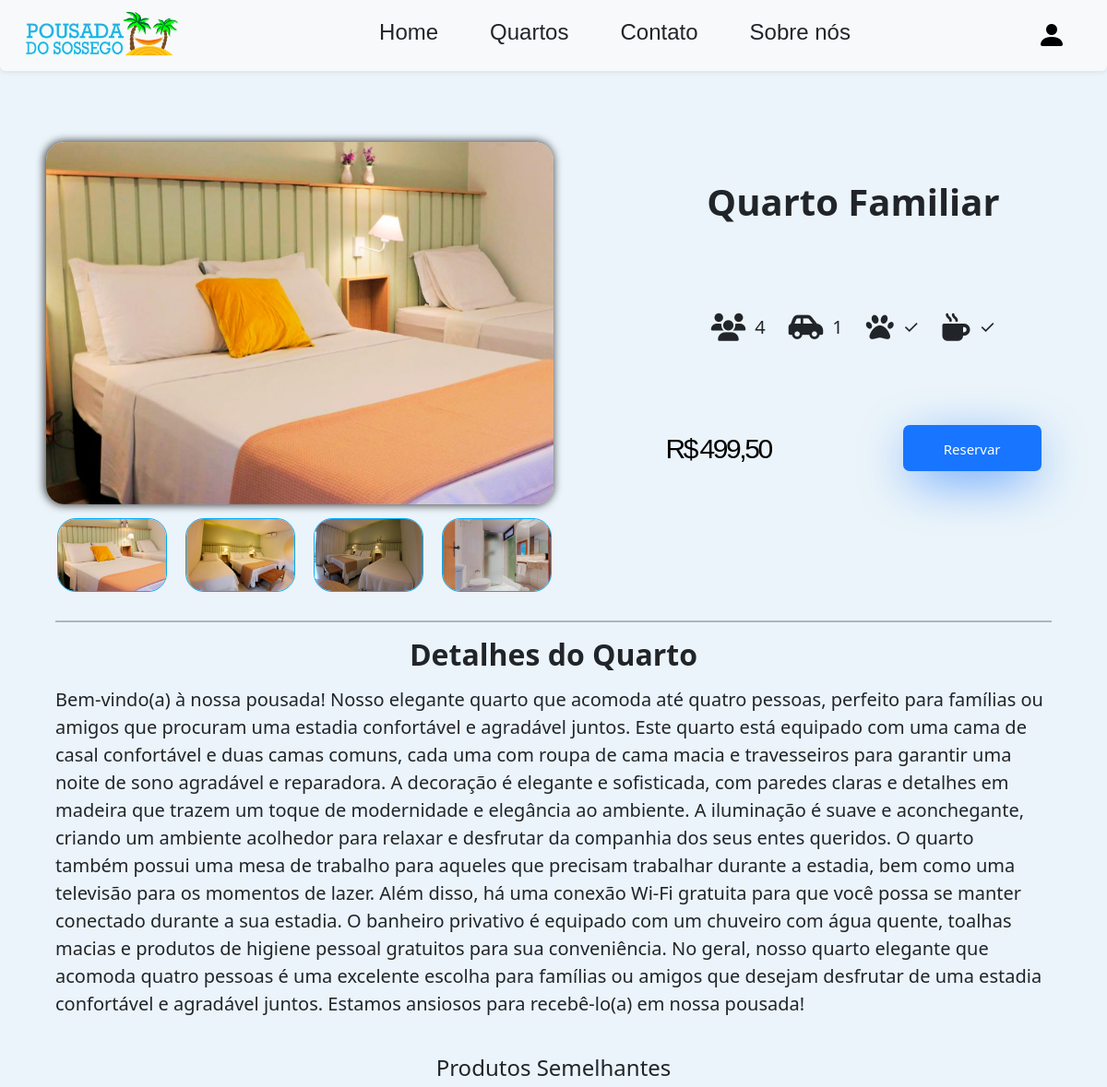
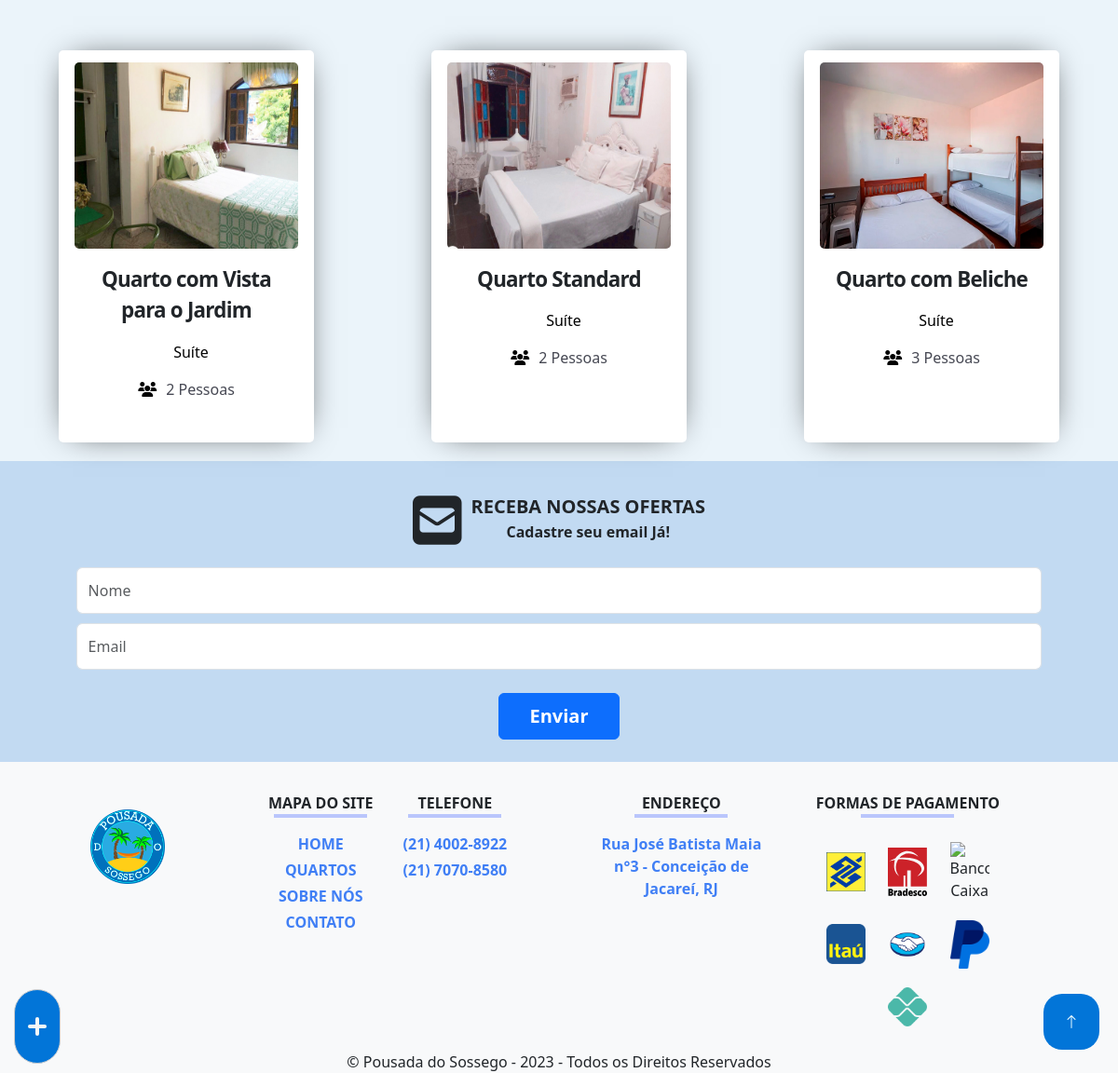
The page /details/index.php?ID=4 on the database its author committed (2 pictures, top to bottom).
### tables this page shows
CREATE TABLE IF NOT EXISTS `imagens` (
  `ID` INT(11) NOT NULL AUTO_INCREMENT,
  `IMAGEM_CAMINHO_1` VARCHAR(100) NOT NULL,
  `IMAGEM_CAMINHO_2` VARCHAR(100) NOT NULL,
  `quartos_ID` INT(11) NOT NULL,
  PRIMARY KEY (`ID`),
  INDEX `fk_imagens_quartos_idx` (`quartos_ID` ASC),
  CONSTRAINT `fk_imagens_quartos`
    FOREIGN KEY (`quartos_ID`)
    REFERENCES `quartos` (`ID`)
    ON DELETE NO ACTION
    ON UPDATE NO ACTION);

CREATE TABLE IF NOT EXISTS `quartos` (
  `ID` INT(11) NOT NULL AUTO_INCREMENT,
  `QUARTO` VARCHAR(45) NOT NULL,
  `DESCRICAO` TEXT NOT NULL,
  `PRECO_DIARIA` DOUBLE(6,2) NOT NULL,
  `QTDE_PESSOAS` INT(11) NOT NULL,
  `DESTAQUE` BIT(1) NOT NULL,
  `ARQUIVAR_EM` DATETIME NULL DEFAULT NULL,
  `status_ID` INT(11) NOT NULL,
  `tipos_ID` INT(11) NOT NULL,
  PRIMARY KEY (`ID`),
  INDEX `fk_quartos_status1_idx` (`status_ID` ASC),
  INDEX `fk_quartos_tipos1_idx` (`tipos_ID` ASC),
  CONSTRAINT `fk_quartos_status1`
    FOREIGN KEY (`status_ID`)
    REFERENCES `status` (`ID`)
    ON DELETE NO ACTION
    ON UPDATE NO ACTION,
  CONSTRAINT `fk_quartos_tipos1`
    FOREIGN KEY (`tipos_ID`)
    REFERENCES `tipos` (`ID`)
    ON DELETE NO ACTION
    ON UPDATE NO ACTION);

CREATE TABLE IF NOT EXISTS `tipos` (
  `ID` INT(11) NOT NULL AUTO_INCREMENT,
  `TIPO` VARCHAR(45) NOT NULL,
  PRIMARY KEY (`ID`));

### details/detalhe.php (the view, shortened to what this page needs)
<?php
include '../date/limitarData.php';
$listaIMG = $connect->query("SELECT * FROM imagens WHERE quartos_ID = $id;");
$linhaIMG = $listaIMG->fetch_assoc();
$listaIMGres = $connect->query("SELECT * FROM imagens WHERE quartos_ID = $id;");
?>
<!DOCTYPE html>
<html lang="pt_BR" id="subir">
<head>
</head>
<body style="background-color: #ebf4fa;" ng-app="meuApp" ng-controller="Controlador">
    <main>
        <div id="geral_del" class="flex-sa" style="margin-top: 130px;">
            <span id="img_principal">
                <img src="<?php echo $linha['IMAGEM_CAMINHO_2'] ?>" class="imagem-grande">
            </span>
            <div class="text-detail">
                <p id="titulo" class="text-center"><?php echo $linha['QUARTO']; ?></p>
                <div class="text-center icones_detalhes" style="font-size: 30px; margin-top: 20px; margin-bottom: 20px;">
                    <div class="icones_detalhes text-center" style="margin-right: 25px;">
                        <i class="fa-solid fa-users"></i>
                        <span class="texto_del"><?php echo $linha['QTDE_PESSOAS']; ?></span>
                    </div>
                    <div class="icones_detalhes text-center" style="margin-right: 25px;">
                        <i class="fa-solid fa-car-side"></i>
                        <span class="texto_del">1</span>
                    </div>
                    <div class="icones_detalhes text-center" style="margin-right: 25px;">
                        <i class="fa-solid fa-paw"></i>
                        <span class="texto_del">✓</span>
                    </div>
                    <div class="icones_detalhes text-center">
                        <i class="fa-solid fa-mug-hot"></i>
                        <span class="texto_del">✓</span>
                    </div>
                </div>
                <span style="display: flex;justify-content: space-around; width: 60%; align-items: center;" class="flex-wrap">
                    <p class="preco"> R$&nbsp;<?php echo str_replace('.', ',', $linha['PRECO_DIARIA']); ?></p>
                    <a class="botao_del" style="max-height: 50px;" data-bs-toggle="modal" href="#exampleModalToggle" role="button" style="vertical-align:middle">
                        <span>
                            Reservar
                        </span>
                    </a>
                </span>
            </div>
        </div>
        <div class="flex">
            <div id="sub-normal" class="sub-imgs">
                <?php do { ?>
                    <img src="<?php echo $linhaIMG['IMAGEM_CAMINHO_2'] ?>" class="imagem-pequena">
                <?php } while ($linhaIMG = $listaIMG->fetch_assoc()); ?>
            </div>
        </div>
        <div class="desc_del">
            <hr class="linha_del">
            <h2 class="text-center" style="font-weight: bold; margin-bottom:15px;">
                Detalhes do Quarto
            </h2>
            <p><?php echo $linha['DESCRICAO']; ?></p>
        </div>
    </main>
</body>
</html>

### details/destaqueDetalhe.php (shortened to what this page needs)
<?php
include '../connection/connect.php';
$id = $_GET['ID'];
$lista = $connect->query("SELECT quartos.ID, quartos.QUARTO, quartos.DESCRICAO, quartos.destaque, quartos.QTDE_PESSOAS, MAX(imagens.IMAGEM_CAMINHO_2) AS IMAGEM_CAMINHO, quartos.tipos_ID, tipos.tipo
FROM quartos
INNER JOIN imagens ON quartos.id = imagens.quartos_ID
INNER JOIN tipos ON quartos.tipos_ID = tipos.id
WHERE qtde_PESSOAS LIKE '%" . $linha['QTDE_PESSOAS'] . "%'
AND quartos.ID != " . $id . "
GROUP BY quartos.ID
LIMIT 3;");
if ($lista->num_rows == 0) {
    $lista = $connect->query("SELECT quartos.ID, quartos.QUARTO, quartos.DESCRICAO, quartos.destaque, quartos.QTDE_PESSOAS, MAX(imagens.IMAGEM_CAMINHO_2) AS IMAGEM_CAMINHO, quartos.tipos_ID, tipos.tipo
    FROM quartos
    INNER JOIN imagens ON quartos.id = imagens.quartos_ID
    INNER JOIN tipos ON quartos.tipos_ID = tipos.id
    WHERE qtde_PESSOAS REGEXP '^[2-4]$'
    AND quartos.ID != " . $id . "
    GROUP BY quartos.ID
    ORDER BY quartos.ID DESC
    LIMIT 3;");
}
$linha = $lista->fetch_assoc();
?>
<!DOCTYPE html>
<html lang="pt_BR">
<head>
</head>
<body>
    <div id="titulo_semelhante" class="text-center" style="margin: 40px auto;">
        <h4>Produtos Semelhantes</h4>
    </div>
    <div class="d-flex justify-content-around flex-wrap">
    <?php do{?>
        <div class="card_detalhe">
            <div class="icon">
                <div><img src="<?php echo $linha['IMAGEM_CAMINHO']?>" alt="" class="img-destaque" style="width: 240px !important; height: 200px !important;"></div>
            </div>
            <strong><?php echo $linha['QUARTO']?></strong>
            <div class="card__body">
            <p style="margin-left: 10px; color: black;"><?php echo $linha['tipo']?></p>
            <p><i class="fa-solid fa-users" style="color: black; margin-right: 10px"></i><?php echo $linha['QTDE_PESSOAS']?> Pessoas</p>
            </div>
        </div>
        <?php }while($linha = $lista->fetch_assoc())?>
    </div>
</body>
</html>

### css/style.css (style rules this page uses)
:root { --cor-backgroud: #f8f9fa; --cor-branca: #fff; --cor-cinza: #f5f5f5; --cor-cinza-escuro: #a0a0a0; --cor-grafite: #666464; --cor-preto: #000; --cor-azul-escuro: #0077ff; --cor-azul-escuro-opc: #0077ff9c; --cor-azul-ant: #6aadfa; --cor-azul-claro-ant: #a7e2fd; --cor-marrom: #AB8863; --cor-marrom-claro: #A1876B; --cor-marrom-mais-claro: #968672; --cor-marrom-menos-azulado: #818481; --cor-marrom-azulado: #6C8290; --cor-marrom-mais-azulado: #577F9E; --cor-azul-claro: #427DAD; --cor-azul: #2d7abb; --cor-azul-bootstrap: #0275D8; }
.flex { display: flex; }
.flex-sa { display: flex; justify-content: space-around; }
#img_principal { width: 50%; display: flex; justify-content: center; margin: 0 50px; }
.imagem-grande { height: 480px; border-radius: 20px; box-shadow: -1px 0px 10px 1px rgba(0,0,0,0.75); }
.icones_detalhes { display: flex; justify-content: center; align-items: center; width: 50%; }
.icones_detalhes i { margin-right: 10px; }
.icones_detalhes .texto_del { font-size: 20px; }
.text-detail { width: 50%; display: flex; flex-direction: column; justify-content: space-around; align-items: center; }
.text-detail p { font-size: 40px; margin: 0; }
#titulo { margin: 0; font-weight: bold; font-size: 40pt; }
.botao_del { display: inline-block; border-radius: 7px; border: none; background: #1875FF; color: white; font-family: inherit; text-align: center; font-size: 15px; box-shadow: 0px 14px 56px -11px #1875FF; width: 10em; padding: 1em; transition: all 0.4s; cursor: pointer; }
.botao_del span { cursor: pointer; display: inline-block; position: relative; transition: 0.4s; }
.botao_del span:after { content: 'agora!'; position: absolute; opacity: 0; top: 0; transition: 0.7s; }
.preco { font-family: "Arial Black", Gadget, sans-serif; font-size: 30px; letter-spacing: -2.4px; word-spacing: -2.4px; color: #000000; font-weight: 400; text-decoration: none solid rgb(68, 68, 68); font-style: normal; font-variant: normal; text-transform: none; }
.linha_del { border: 1px solid black; box-shadow: inset 0 12px 12px -12px rgba(0, 0, 0, 0.5); }
.desc_del { width: 90%; margin: 0 auto; }
.desc_del p { font-size: 20px; }
.sub-imgs { display: flex; justify-content: center; width: 50%; }
.imagem-pequena { width: 120px; height: 100px; cursor: pointer; margin: 15px 10px; border: 1px solid rgb(0, 173, 253); border-radius: 20px; transition: transform 0.3s ease-in-out; }
.img-destaque { width: 330px !important; height: 230px !important; border-radius: 5px; }
#titulo_semelhante { width: 90%; margin: 0 auto; }
.card_detalhe { --bg: #ffffff; --hover-bg: #75a0c8; --hover-text: #fdfcfd; max-width: 30ch; text-align: center; background: var(--bg); padding: 1.5em; padding-block: 0.8em; border-radius: 5px; position: relative; overflow: hidden; transition: .3s cubic-bezier(.6,.4,0,1),transform .15s ease; display: flex; flex-direction: column; align-items: center; gap: 1em; margin: 20px 15px; box-shadow: 0px 0px 35px -15px rgb(5, 0, 5); }
.card__body { color: #464853; line-height: 1.5em; font-size: 1em; }
.card_detalhe > :not(span) { transition: .3s cubic-bezier(.6,.4,0,1); }
.card_detalhe > strong { display: block; font-size: 1.4rem; letter-spacing: -.035em; }
@media screen and (max-width: 1605px) { #titulo { font-size: 40px; } }
@media screen and (max-width: 1605px) { .preco { font-size: 30px !important; } }
@media screen and (max-width: 1400px) { .text-detail span { width: 100% !important; } }
@media screen and (max-width: 1200px) { .imagem-pequena { width: 18%; height: 80px; } }
@media screen and (max-width: 1200px) { .sub-imgs { width: 55%; } }
@media screen and (max-width: 1200px) { .imagem-grande { width: 100% !important; height: 100%; } }

### rows shown on the page
imagens: IMAGEM_CAMINHO_2 (picture)
quartos: QUARTO "Quarto Familiar", QTDE_PESSOAS "4", PRECO_DIARIA "499,50", DESCRICAO "Bem-vindo(a) à nossa pousada! Nosso elegante quarto que acomoda até quatro pessoas, perfeito para famílias ou amigos que procuram uma estadia confortável e agradável juntos. Este quarto está equipado com uma cama de casal confortável e duas camas comuns, cada uma com roupa de cama macia e travesseiros para garantir uma noite de sono agradável e reparadora. A decoração é elegante e sofisticada, com paredes claras e detalhes em madeira que trazem um toque de modernidade e elegância ao ambiente. A iluminação é suave e aconchegante, criando um ambiente acolhedor para relaxar e desfrutar da companhia dos seus entes queridos. O quarto também possui uma mesa de trabalho para aqueles que precisam…"
imagens: IMAGEM_CAMINHO_2 (picture)
imagens: IMAGEM_CAMINHO_2 (picture)
imagens: IMAGEM_CAMINHO_2 (picture)
quartos: shows a picture, QUARTO "Quarto com Vista para o Jardim", tipos_ID.TIPO "Suíte", QTDE_PESSOAS "2"
quartos: shows a picture, QUARTO "Quarto Standard", tipos_ID.TIPO "Suíte", QTDE_PESSOAS "2"
quartos: shows a picture, QUARTO "Quarto com Beliche", tipos_ID.TIPO "Suíte", QTDE_PESSOAS "3"
